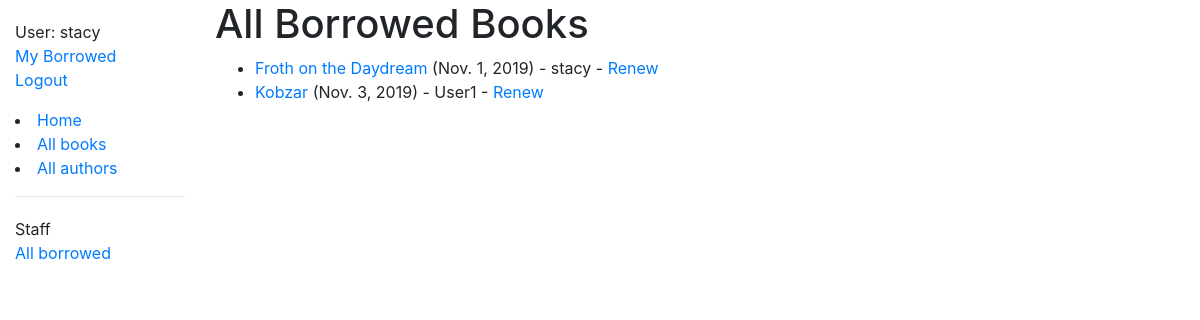
Page /catalog/borrowed/ (signed in) on the committed database.
### catalog/models.py (models this page shows, shortened)
class BookInstance(models.Model):
    id = models.UUIDField(
        primary_key=True,
        default=uuid.uuid4,
        help_text="Unique ID for this particular book across whole library",
    )
    book = models.ForeignKey("Book", on_delete=models.SET_NULL, null=True)
    imprint = models.CharField(max_length=200)
    due_back = models.DateField(null=True, blank=True)
    borrower = models.ForeignKey(User, on_delete=models.SET_NULL, null=True, blank=True)
    @property
    def is_overdue(self):
        if self.due_back and date.today() > self.due_back:
            return True
        return False
    LOAN_STATUS = (
        ("m", "Maintenance"),
        ("o", "On loan"),
        ("a", "Available"),
        ("r", "Reserved"),
    )
    status = models.CharField(
        max_length=1,
        choices=LOAN_STATUS,
        blank=True,
        default="m",
        help_text="Book availability",
    )
    class Meta:
        ordering = ["due_back"]
        permissions = (("can_mark_returned", "Set book as returned"),)

class Book(models.Model):
    title = models.CharField(max_length=200)
    author = models.ForeignKey("Author", on_delete=models.SET_NULL, null=True)
    summary = models.TextField(
        max_length=1000, help_text="Enter a brief description of the book"
    )
    isbn = models.CharField(
        "ISBN",
        max_length=13,
        help_text='13 Character <a href="https://www.isbn-international.org/content/what-isbn'
        '">ISBN number</a>',
    )
    genre = models.ManyToManyField(Genre, help_text="Select a genre for this book")
    language = models.ForeignKey("Language", on_delete=models.SET_NULL, null=True)
    def display_genre(self):
        """Creates a string for the Genre. This is required to display genre in Admin."""
        return ", ".join([genre.name for genre in self.genre.all()[:3]])
    display_genre.short_description = "Genre"

### catalog/views.py (the view)
# urls.py: path(r"borrowed/", views.LoanedBooksAllListView.as_view(), name="all-borrowed"),
class LoanedBooksAllListView(PermissionRequiredMixin, generic.ListView):
    model = BookInstance
    permission_required = "catalog.can_mark_returned"
    template_name = "catalog/bookinstance_list_borrowed_all.html"
    paginate_by = 10
    def get_queryset(self):
        return BookInstance.objects.filter(status__exact="o").order_by("due_back")

### catalog/templates/catalog/bookinstance_list_borrowed_all.html
{% extends "base_generic.html" %}
{% block content %}
    <h1>All Borrowed Books</h1>
    {% if bookinstance_list %}
    <ul>
      {% for bookinst in bookinstance_list %}
      <li class="{% if bookinst.is_overdue %}text-danger{% endif %}">
        <a href="{% url 'book-detail' bookinst.book.pk %}">{{bookinst.book.title}}</a>
          ({{ bookinst.due_back }}) {% if user.is_staff %}- {{ bookinst.borrower }}{% endif %}
          {% if perms.catalog.can_mark_returned %}-
          <a href="{% url 'renew-book-librarian' bookinst.id %}">Renew</a>  {% endif %}
      </li>
      {% endfor %}
    </ul>
    {% else %}
      <p>There are no books borrowed.</p>
    {% endif %}
{% endblock %}

### catalog/templates/base_generic.html (shortened to what this page needs)
<!DOCTYPE html>
<html lang="en">
<head>
  <link rel="stylesheet" href="https://stackpath.bootstrapcdn.com/bootstrap/4.1.3/css/bootstrap.min.css">
  {% load static %}
  <link rel="stylesheet" href="{% static 'css/styles.css' %}">
</head>
<body>
  <div class="container-fluid">
    <div class="row">
      <div class="col-sm-2">
      {% block sidebar %}
        <ul class="sidebar-nav">
            {% if user.is_authenticated %}
     <li>User: {{ user.get_username }}</li>
            <li><a href="{% url 'my-borrowed' %}">My Borrowed</a></li>
     <li><a href="{% url 'logout'%}?next={{request.path}}">Logout</a></li>
   {% else %}
     <li><a href="{% url 'login'%}?next={{request.path}}">Login</a></li>
   {% endif %}
  </ul>
          <li><a href="{% url 'index' %}">Home</a></li>
          <li><a href="{% url 'books' %}">All books</a></li>
          <li><a href="{% url 'authors' %}">All authors</a></li>
   {% if user.is_staff %}
   <hr />
   <ul class="sidebar-nav">
   <li>Staff</li>
   {% if perms.catalog.can_mark_returned %}
   <li><a href="{% url 'all-borrowed' %}">All borrowed</a></li>
   {% endif %}
   </ul>
    {% endif %}
     {% endblock %}
      </div>
      <div class="col-sm-10 ">{% block content %}{% endblock %}
         </div>
    </div>
  </div>
</body>
</html>

### catalog/static/css/styles.css (style rules this page uses)
.sidebar-nav { margin-top: 20px; padding: 0; list-style: none; }

### rows in the picture
BookInstance: book "Froth on the Daydream", due_back "Nov. 1, 2019", borrower "stacy"
BookInstance: book "Kobzar", due_back "Nov. 3, 2019", borrower "User1"

### other values in the picture
{{ user.get_username }} "stacy"
